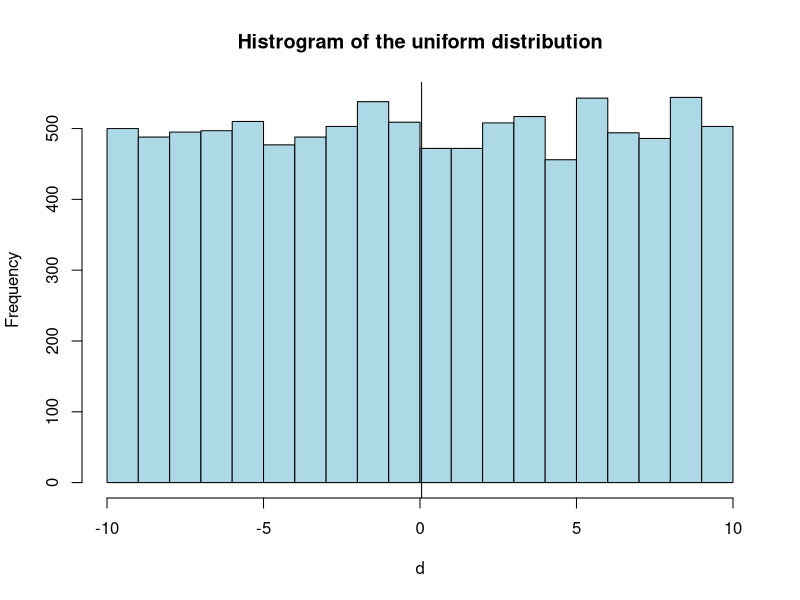
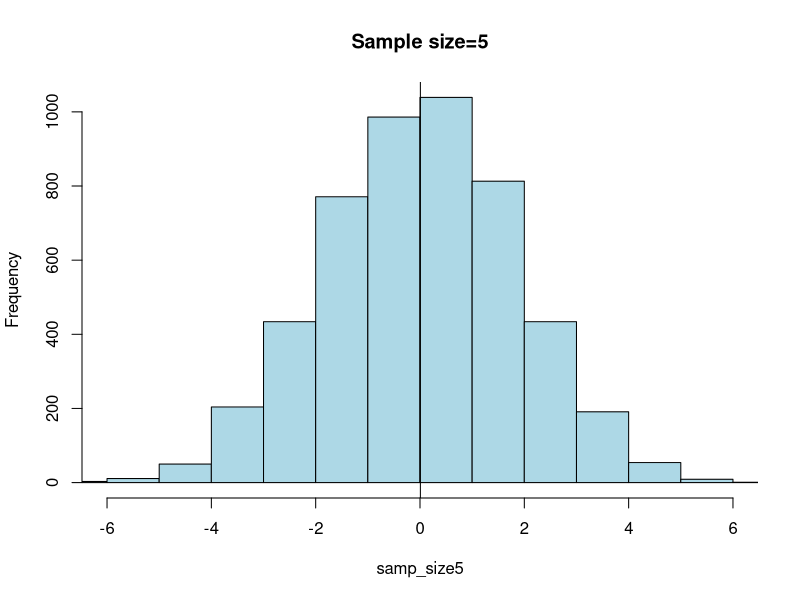
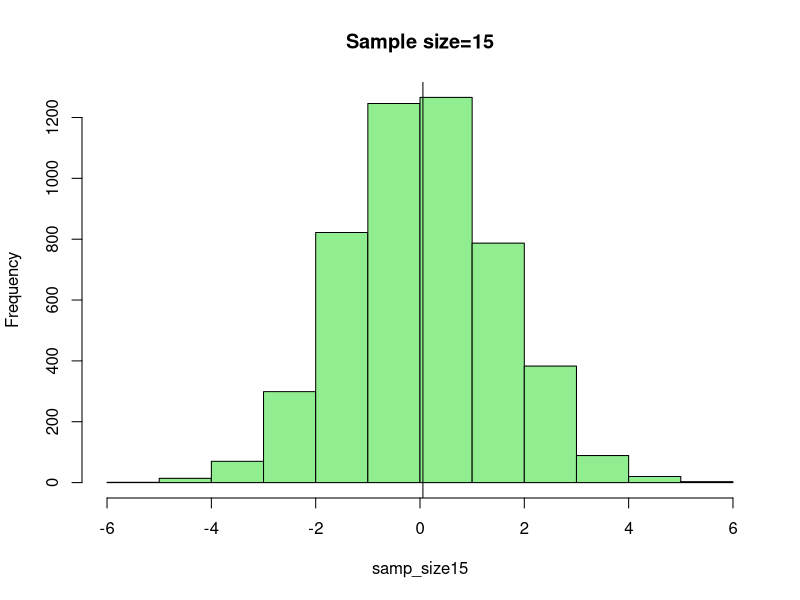
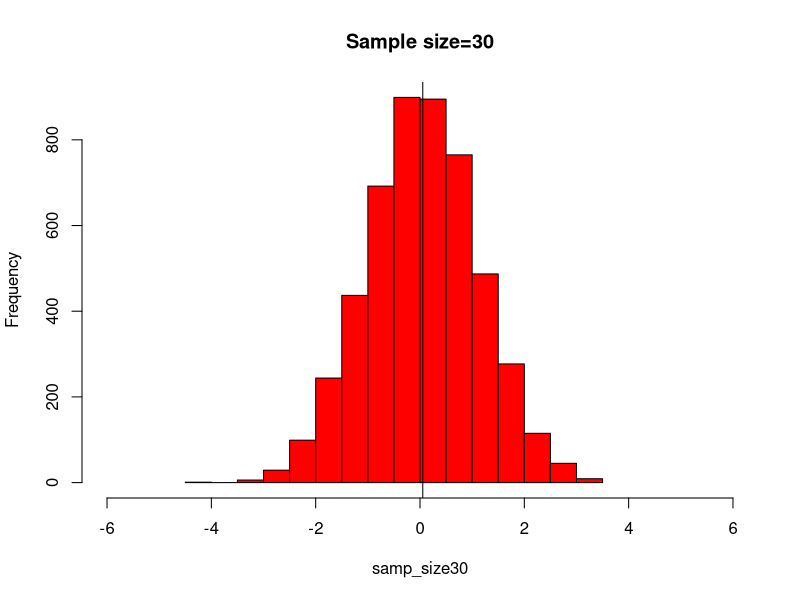
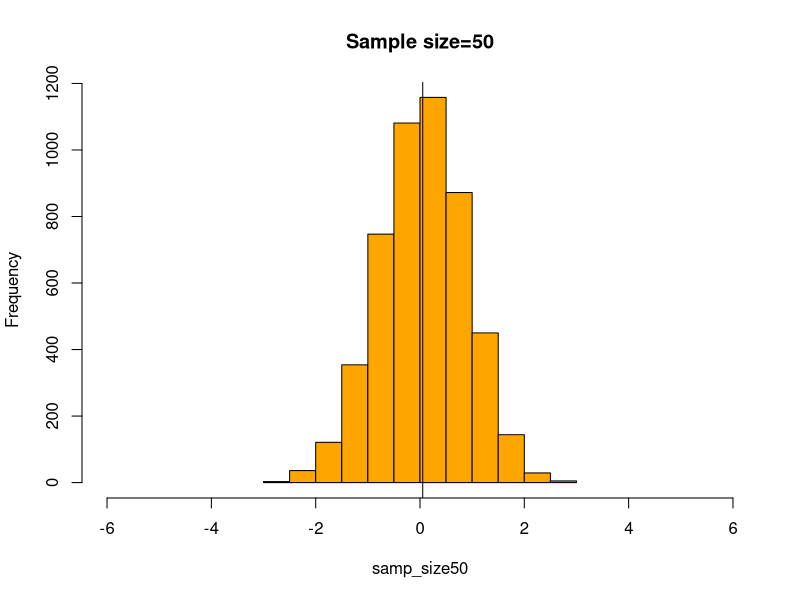
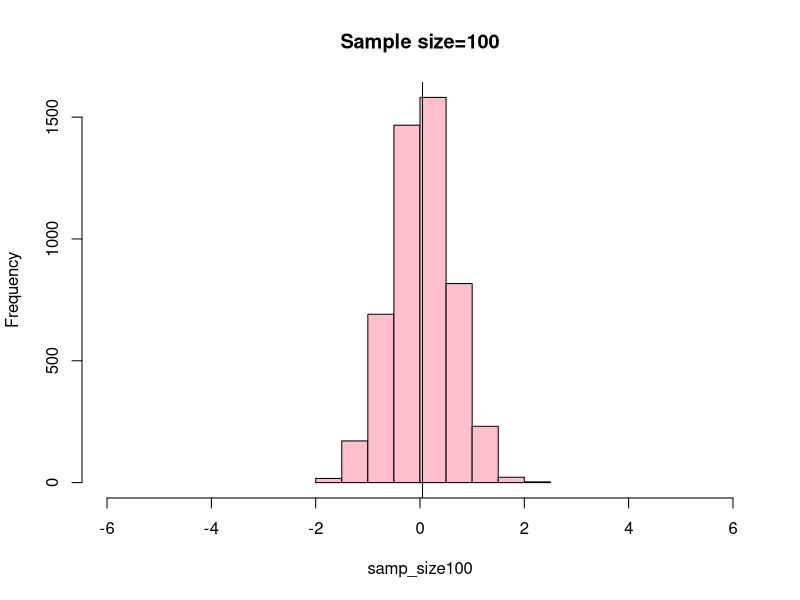
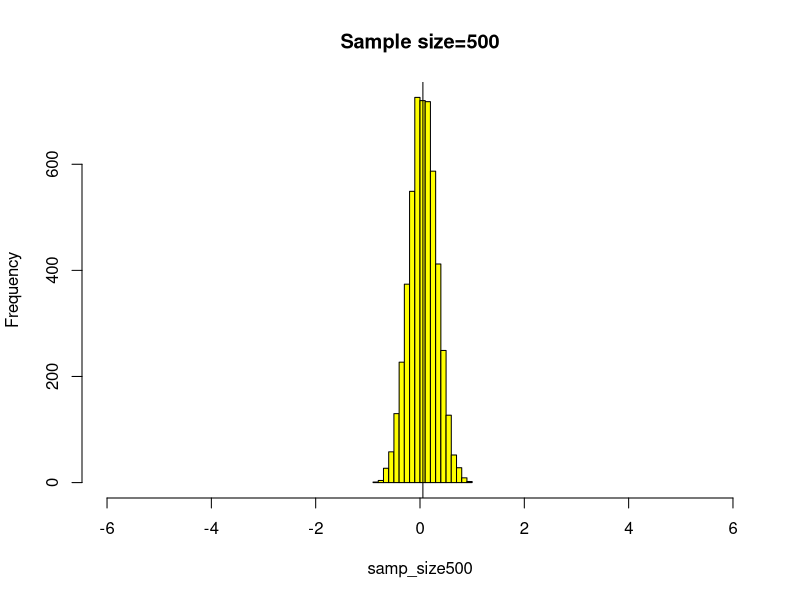

R code for these plots, in order:

# Central limit theorem statement - If X_hat is the mean of a random sample of size N taken
# from a population with mean ?? and finite variance ??^2, then the limiting form of
# the distribution of Z = (X_hat - ??)/(??/sqrt(N)) as N??????, 
# is the standard normal distribution with mean 0 and standard deviation 1.

# Since distribution doesn't matter for central limit theorem we will demonstrate central limit 
# theorem using uniform distribution with values ranging from -10 to 10.

d <- runif(10000, min = -10, max = 10)
hist(d, col="lightblue", main="Histrogram of the uniform distribution")
abline(v=mean(d), col="black")
mean(d)
# so the plot will resemble uniform distribution and the black line in the plot shows the mean
# which is close to 0. This is the true mean of the population. 

# Assumptions - 
# 1. Our data consists of 10,000 values randomly sampled from uniform distribution. a = -10, b = 10.
# 2. We will make 5000 samples, each with sample size 5, 10, 15, 30, 50, 100.
# 3. We are sampling with replacement.

# Note - If we dont take 10,000 samples and just randomly sample N elements from it, then also it works
# I just took 10,000 for the sake of demonstration. You can prove this with any data, take any 
# online data, take any one column with real values and you can prove Central limit theorem.

simulations <- 5000
samp_size5 <- c()
samp_size15 <- c()
samp_size30 <- c()
samp_size50 <- c()
samp_size100 <- c()
samp_size500 <- c()

# Explanation of the code below.
# we are taking 5 random samples from 10,000 elements, finding the
# mean of these 5 elements, storing in a vector and doing this process 5,000 times.

# we are doing similar operations, now we are taking 15, 30, 50, 100, 500 samples.
for(i in 1:simulations){
  samp_size5[i] <- mean(sample(d, 10, replace = TRUE))
  samp_size15[i] <- mean(sample(d, 15, replace = TRUE))
  samp_size30[i] <- mean(sample(d, 30, replace = TRUE))
  samp_size50[i] <- mean(sample(d, 50, replace = TRUE))
  samp_size100[i] <- mean(sample(d, 100, replace = TRUE))
  samp_size500[i] <- mean(sample(d, 500, replace = TRUE))
}

par(mfrow = c(1,1))
hist(samp_size5, col ="lightblue",main="Sample size=5", xlim=c(-6, 6))
abline(v = mean(samp_size5), col = "black")

hist(samp_size15, col ="lightgreen", main="Sample size=15", xlim=c(-6, 6))
abline(v = mean(samp_size15), col = "black")

hist(samp_size30, col ="red",main="Sample size=30", xlim=c(-6, 6))
abline(v = mean(samp_size30), col = "black")

hist(samp_size50, col ="orange",main="Sample size=50", xlim=c(-6, 6))
abline(v = mean(samp_size50), col = "black")

hist(samp_size100, col ="pink", main="Sample size=100", xlim=c(-6, 6))
abline(v = mean(samp_size100), col = "black")

hist(samp_size500, col ="yellow",main="Sample size=500", xlim=c(-6, 6))
abline(v = mean(samp_size500), col = "black")


# 1. All the plots are normal distributions. 
# 2. looking at the 6 plots we see that as we increase the sample size, the standard deviation decreases,
# as our plot shrinks. 
# 3. The shrinking of the plot, justifies the ??/sqrt(N) standard deviation as mentioned in Central
# limit theorem, as N increases standard deviation decreases. 
# 4. All the plots have mean which is close to the true mean of the 10,000 samples.


